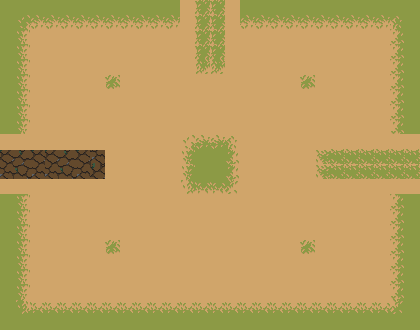

This is a level from a 2D game, rendered from its Tiled map with the project's own tilesets. A one-line summary and the complete map file follow:
An orthogonal 28x22 tile map with 15x15 px tiles, 1 tile layer (sueloLayer), 2 tilesets and 21 objects.

<map version="1.10" tiledversion="1.10.2" orientation="orthogonal" renderorder="right-down" width="28" height="22" tilewidth="15" tileheight="15" infinite="0" nextlayerid="3" nextobjectid="29">
 <tileset firstgid="1" source="Ground Tileset.tsx" />
 <tileset firstgid="331" source="bossTileset.tsx" />
 <layer id="1" name="sueloLayer" width="28" height="22">
  <data encoding="csv">
255,255,255,255,255,255,255,255,255,255,255,255,244,257,257,244,255,255,255,255,255,255,255,255,255,255,255,255,
255,221,222,222,222,222,222,222,222,222,222,222,244,257,257,244,222,222,222,222,222,222,222,222,222,222,223,255,
255,243,244,244,244,244,244,244,244,244,244,244,244,257,257,244,244,244,244,244,244,244,244,244,244,244,245,255,
255,243,244,244,244,244,244,244,244,244,244,244,244,257,257,244,244,244,244,244,244,244,244,244,244,244,245,255,
255,243,244,244,244,244,244,244,244,244,244,244,244,279,279,244,244,244,244,244,244,244,244,244,244,244,245,255,
255,243,244,244,244,244,244,301,244,244,244,244,244,244,244,244,244,244,244,244,301,244,244,244,244,244,245,255,
255,243,244,244,244,244,244,244,244,244,244,244,244,244,244,244,244,244,244,244,244,244,244,244,244,244,245,255,
255,243,244,244,244,244,244,244,244,244,244,244,244,244,244,244,244,244,244,244,244,244,244,244,244,244,245,255,
255,243,244,244,244,244,244,244,244,244,244,244,244,244,244,244,244,244,244,244,244,244,244,244,244,244,245,255,
244,244,244,244,244,244,244,244,244,244,244,244,232,233,233,234,244,244,244,244,244,244,244,244,244,244,244,244,
545,546,547,545,546,547,462,244,244,244,244,244,254,255,255,256,244,244,244,244,244,298,299,299,299,299,299,299,
630,631,632,630,631,632,717,244,244,244,244,244,254,255,255,256,244,244,244,244,244,298,299,299,299,299,299,299,
244,244,244,244,244,244,244,244,244,244,244,244,276,277,277,278,244,244,244,244,244,244,244,244,244,244,244,244,
255,243,244,244,244,244,244,244,244,244,244,244,244,244,244,244,244,244,244,244,244,244,244,244,244,244,245,255,
255,243,244,244,244,244,244,244,244,244,244,244,244,244,244,244,244,244,244,244,244,244,244,244,244,244,245,255,
255,243,244,244,244,244,244,244,244,244,244,244,244,244,244,244,244,244,244,244,244,244,244,244,244,244,245,255,
255,243,244,244,244,244,244,301,244,244,244,244,244,244,244,244,244,244,244,244,301,244,244,244,244,244,245,255,
255,243,244,244,244,244,244,244,244,244,244,244,244,244,244,244,244,244,244,244,244,244,244,244,244,244,245,255,
255,243,244,244,244,244,244,244,244,244,244,244,244,244,244,244,244,244,244,244,244,244,244,244,244,244,245,255,
255,243,244,244,244,244,244,244,244,244,244,244,244,244,244,244,244,244,244,244,244,244,244,244,244,244,245,255,
255,265,266,266,266,266,266,266,266,266,266,266,266,266,266,266,266,266,266,266,266,266,266,266,266,266,267,255,
255,255,255,255,255,255,255,255,255,255,255,255,255,255,255,255,255,255,255,255,255,255,255,255,255,255,255,255
</data>
 </layer>
 <objectgroup id="2" name="Colisiones">
  <object id="1" x="0" y="0" width="15" height="120">
   <properties>
    <property name="name" value="pared" />
   </properties>
  </object>
  <object id="2" x="15" y="0" width="150" height="15">
   <properties>
    <property name="name" value="pared" />
   </properties>
  </object>
  <object id="3" x="255" y="0" width="165" height="15">
   <properties>
    <property name="name" value="pared" />
   </properties>
  </object>
  <object id="4" x="405" y="15" width="15" height="105">
   <properties>
    <property name="name" value="pared" />
   </properties>
  </object>
  <object id="5" x="405" y="210" width="15" height="120">
   <properties>
    <property name="name" value="pared" />
   </properties>
  </object>
  <object id="6" x="0" y="315" width="405" height="15">
   <properties>
    <property name="name" value="pared" />
   </properties>
  </object>
  <object id="7" x="0" y="210" width="15" height="105">
   <properties>
    <property name="name" value="pared" />
   </properties>
  </object>
  <object id="8" x="0" y="120" width="15" height="90">
   <properties>
    <property name="name" value="puerta" />
   </properties>
  </object>
  <object id="9" x="165" y="0" width="90" height="15">
   <properties>
    <property name="name" value="puerta" />
   </properties>
  </object>
  <object id="10" x="405" y="120" width="15" height="90">
   <properties>
    <property name="name" value="puerta" />
   </properties>
  </object>
  <object id="11" x="45" y="150" width="30" height="30">
   <properties>
    <property name="name" value="start" />
   </properties>
  </object>
  <object id="12" x="195" y="45" width="30" height="30">
   <properties>
    <property name="name" value="start" />
   </properties>
  </object>
  <object id="13" x="345" y="150" width="30" height="30">
   <properties>
    <property name="name" value="start" />
   </properties>
  </object>
  <object id="14" x="435" y="105" width="30" height="120">
   <properties>
    <property name="name" value="end" />
   </properties>
  </object>
  <object id="15" x="150" y="-45" width="120" height="30">
   <properties>
    <property name="name" value="end" />
   </properties>
  </object>
  <object id="16" x="-45" y="105" width="30" height="120">
   <properties>
    <property name="name" value="end" />
   </properties>
  </object>
  <object id="24" gid="134" x="105" y="90" width="16" height="16">
   <properties>
    <property name="enemigo" value="simple" />
   </properties>
  </object>
  <object id="25" gid="134" x="105" y="255" width="16" height="16">
   <properties>
    <property name="enemigo" value="simple" />
   </properties>
  </object>
  <object id="26" gid="134" x="300" y="255" width="16" height="16">
   <properties>
    <property name="enemigo" value="simple" />
   </properties>
  </object>
  <object id="27" gid="134" x="300" y="90" width="16" height="16">
   <properties>
    <property name="enemigo" value="simple" />
   </properties>
  </object>
  <object id="28" gid="134" x="195" y="179" width="30" height="30">
   <properties>
    <property name="enemigo" value="simple" />
   </properties>
  </object>
 </objectgroup>
</map>
